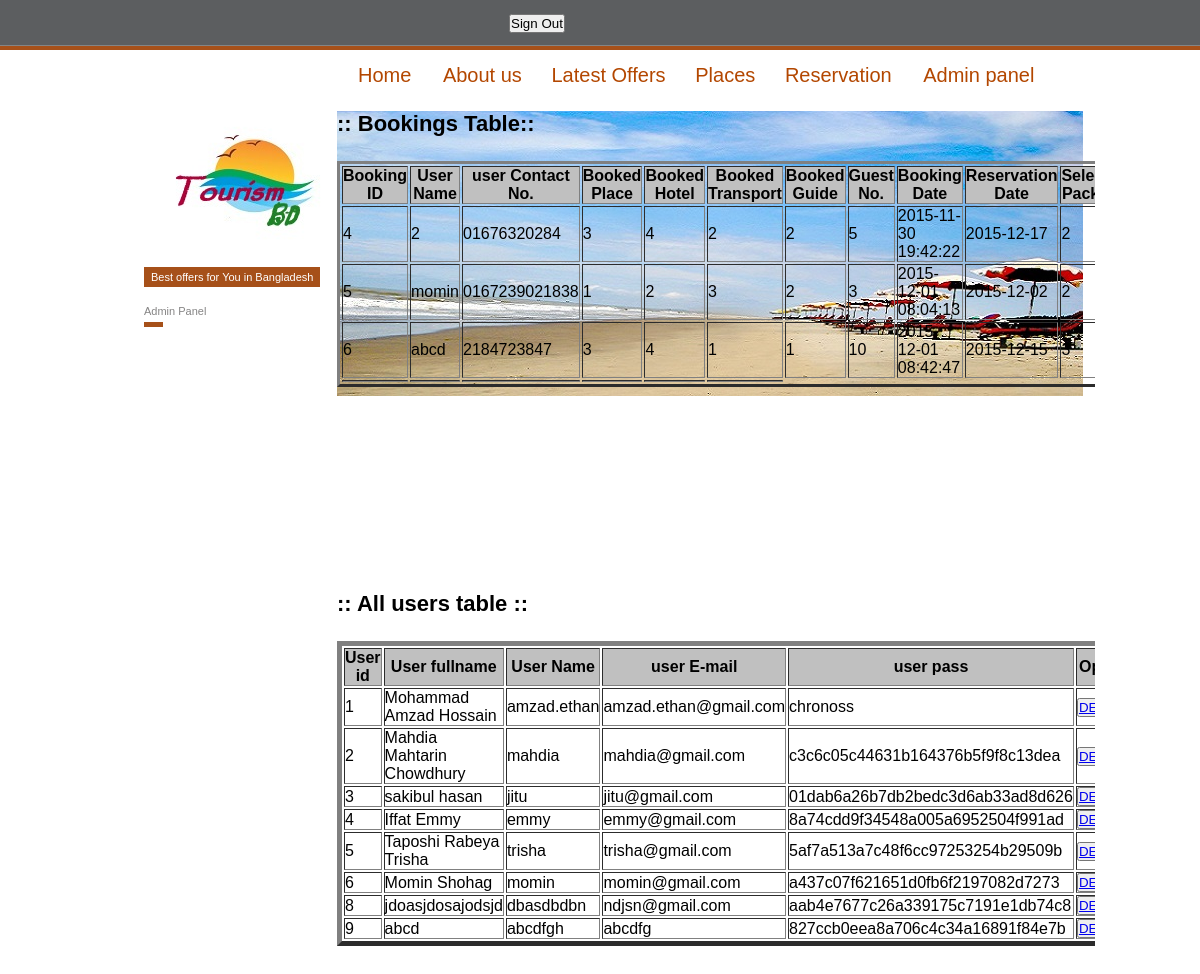
The app's page /adminpanel.php (signed in) with its own data.
### tables this page shows
CREATE TABLE IF NOT EXISTS `bookings` (
  `bookings_id` int(11) NOT NULL,
  `user_name` varchar(255) NOT NULL,
  `contact_info` varchar(255) NOT NULL,
  `place_id` int(11) NOT NULL,
  `hotel_id` int(11) NOT NULL,
  `trans_id` int(11) NOT NULL,
  `guide_id` int(11) NOT NULL,
  `guest_numb` int(11) NOT NULL,
  `order_date` timestamp NOT NULL DEFAULT CURRENT_TIMESTAMP,
  `reserve_date` date NOT NULL,
  `package_id` int(11) NOT NULL
);

CREATE TABLE IF NOT EXISTS `users` (
  `id` int(11) NOT NULL,
  `name` varchar(50) NOT NULL,
  `user_name` varchar(50) NOT NULL,
  `user_email` varchar(50) NOT NULL,
  `user_pass` varchar(50) NOT NULL
);

### adminpanel.php (the view, shortened to what this page needs)
<!DOCTYPE HTML PUBLIC>
<html>
<head>
<link rel="stylesheet" type="text/css" href="style.css" />
<link href="style.css" rel="stylesheet" type="text/css" media="screen" />
</head>
<body>
<form method="post">
	<div id="header">
		<div class="login">
			<button type="submit" name="btn-signout">Sign Out</button>
		</div>
		<ul id="menu">
			<li><a href="index.php">Home </a></li>
			<li><a href="index2.html">About us</a></li>
			<li><a href="offers.php">Latest Offers</a></li>
			<li><a href="placeadmin.php">Places</a></li>
			<li><a href="bookings.php"> Reservation </a></li>
			<li><a href="adminpanel.php"> Admin panel </a></li>
		</ul>
	</div>
</form>
	<div id="wrapper">
		<div id="sidebar">
			<div class="logo_block">
				<a href="#"><img src="images/i.jpg" alt="setalpm" width="198" height="156" /></a><br />
				<span class="slogan">Best offers for You in Bangladesh</span>
				<p class="text1">Admin Panel</p>
			</div>
</div>
<div id="content">
	<div>
	<h1>:: Bookings Table:: </h1>
   </div>
		<div id="table">
				<table width="80%" text-align="center" border="3">
								<tr bgcolor='#C0C0C0'>
									<th>Booking ID</th>
									<th>User Name</th>
									<th>user Contact No.</th>
									<th>Booked Place</th>
									<th>Booked Hotel</th>
									<th>Booked Transport</th>
									<th>Booked Guide</th>
									<th>Guest No.</th>
									<th>Booking Date</th>
									<th>Reservation Date</th>
									<th>Selected Package</th>
								</tr>
								<?php
				include('dbconfig.php');
				$query="select * from bookings";
				$run=$db->query($query);
			while($row=mysqli_fetch_array($run)){
					$bookingid=$row[0];
					$user_name=$row[1];
					$user_contact=$row[2];
					$booked_place=$row[3];
					$hotid=$row[4];
					$transid=$row[5];
					$guideid=$row[6];
					$guestno=$row[7];
					$booking_date=$row[8];
					$reserved_date=$row[9];
					$pckg=$row[10];
			?>
								<tr>
									<td><?php echo $bookingid; ?></td>
									<td><?php echo $user_name; ?></td>
									<td><?php echo $user_contact; ?></td>
									<td><?Php echo $booked_place; ?></td>
									<td><?php echo $hotid; ?></td>
									<td><?php echo $transid; ?></td>
									<td><?php echo $guideid; ?></td>
									<td><?php echo $guestno; ?></td>
									<td><?php echo $booking_date;?></td>
									<td><?php echo $reserved_date;?></td>
									<td><?php echo $pckg; ?></td>
								</tr>
								<?php } ?>
								<tr>
									<td></td>
									<td></td>
									<td></td>
									<td></td>
									<td></td>
									<td></td>
								</tr>
				</table>
				</div>
				<br />
				<br />
				<br />
				<br />
				<br />
				<br />
				<br />
				<br />
				<br />
				<br />
				<br />
				<br />
				<br />
				<br />
				<br />
				<br />
				<br />
					<div><h1> :: All users table ::</h1>
					</div>
					<br />
					<br />
					<div id="table">
				<table width="100%" text-align="center" border="5">
								<tr bgcolor='#C0C0C0'>
									<th>User id</th>
									<th>User fullname</th>
									<th>User Name</th>
									<th>user E-mail</th>
									<th>user pass</th>
									<th>Option</th>
								</tr>
				<?php
				include('dbConfig.php');
				$query="select * from users";
				$run=$db->query($query);
			while($row=mysqli_fetch_array($run)){
					$user_id=$row[0];
					$user_name=$row[1];
					$user_user_name=$row[2];
					$user_user_email=$row[3];
					$user_user_pass=$row[4];
			?>
								<tr>
									<td><?php echo $user_id; ?></td>
									<td><?php echo $user_name; ?></td>
									<td><?Php echo $user_user_name; ?></td>
									<td><?php echo $user_user_email;?></td>
									<td><?php echo $user_user_pass;?></td>
									<td><button><a href="delete.php?del=<?php echo $user_id;?>">DELETE</a></button></button>
									</td>
								</tr>
								<?php } ?>
				</table>
				</div>
				</div>
			</div>
</body>
</html>

### style.css (style rules this page uses)
* { margin:0px; padding:0px; }
img { border:0px; }
html { width:100%; height:100%; background-image:url(images/bg.gif); background-position:top left; background-repeat:repeat-x; }
body { width:1000px; margin:0 auto; }
#header { width:1000px; overflow:hidden; padding:14px 0 0 0; font-family:Arial, Helvetica, sans-serif; font-size:13px; color:#101010 ; }
.login { padding:0 0 0 409px; }
#menu { padding:22px 0 16px 245px; float:left; list-style-type:none; }
#menu li { display:inline; font-size: 20px; padding:0 13px; line-height:40px; }
#menu a { color:#b34700; text-decoration:none; }
#wrapper { width:956px; overflow:hidden; padding:0 0 54px 39px; }
#sidebar { font-family:Arial, Helvetica, sans-serif; font-size:11px; width:198px; float:left; }
.slogan { color:#FFFFFF; background-color:#A65019; line-height:20px; display:block; float:left; padding:0 7px; }
.logo_block { width:193px; overflow:hidden; float:left; padding:0 0 49px 5px; / padding:0 0 53px 5px }
.text1 { color:#858484; width:145px; display:block; float:left; padding:18px 0 10px 0; background-image:url(images/brick.gif); background-position:bottom left; background-repeat:no-repeat; }
#content { background-image:url(images/photo9.jpg); background-position:top left; background-repeat:no-repeat; font-family:Arial, Helvetica, sans-serif; font-size:11px; width:746px; overflow:hideen; float:left; }

### records on screen
bookings: bookings_id "4", user_name "2", contact_info "01676320284", place "3", hotel "4", trans "2", guide "2", guest_numb "5", order_date "2015-11-30 19:42:22", reserve_date "2015-12-17", package "2"
bookings: bookings_id "5", user_name "momin", contact_info "0167239021838", place "1", hotel "2", trans "3", guide "2", guest_numb "3", order_date "2015-12-01 08:04:13", reserve_date "2015-12-02", package "2"
bookings: bookings_id "6", user_name "abcd", contact_info "2184723847", place "3", hotel "4", trans "1", guide "1", guest_numb "10", order_date "2015-12-01 08:42:47", reserve_date "2015-12-15", package "3"
users: id "1", name "Mohammad Amzad Hossain", user_name "amzad.ethan", user_email "amzad.ethan@gmail.com", user_pass "chronoss"
users: id "2", name "Mahdia Mahtarin Chowdhury", user_name "mahdia", user_email "mahdia@gmail.com", user_pass "c3c6c05c44631b164376b5f9f8c13dea"
users: id "3", name "sakibul hasan", user_name "jitu", user_email "jitu@gmail.com", user_pass "01dab6a26b7db2bedc3d6ab33ad8d626"
users: id "4", name "Iffat Emmy", user_name "emmy", user_email "emmy@gmail.com", user_pass "8a74cdd9f34548a005a6952504f991ad"
users: id "5", name "Taposhi Rabeya Trisha", user_name "trisha", user_email "trisha@gmail.com", user_pass "5af7a513a7c48f6cc97253254b29509b"
users: id "6", name "Momin Shohag", user_name "momin", user_email "momin@gmail.com", user_pass "a437c07f621651d0fb6f2197082d7273"
users: id "8", name "jdoasjdosajodsjd", user_name "dbasdbdbn", user_email "ndjsn@gmail.com", user_pass "aab4e7677c26a339175c7191e1db74c8"
users: id "9", name "abcd", user_name "abcdfgh", user_email "abcdfg", user_pass "827ccb0eea8a706c4c34a16891f84e7b"
